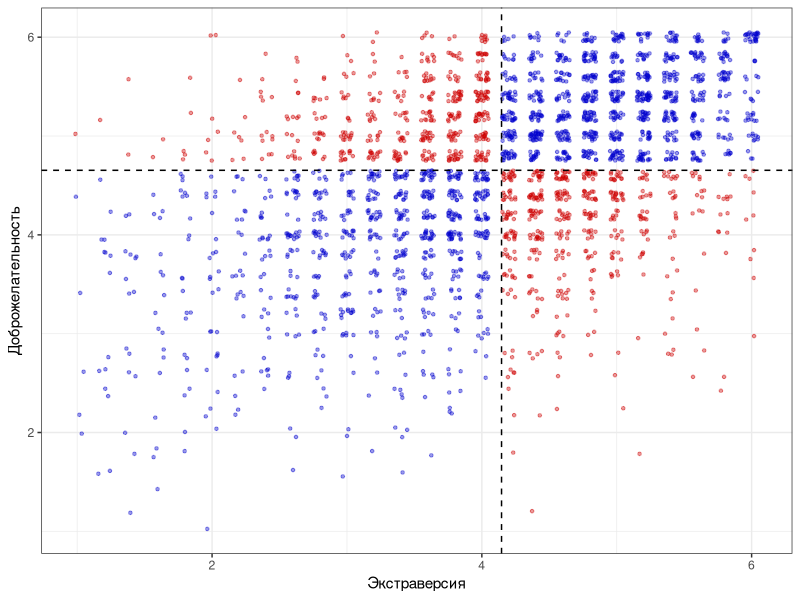
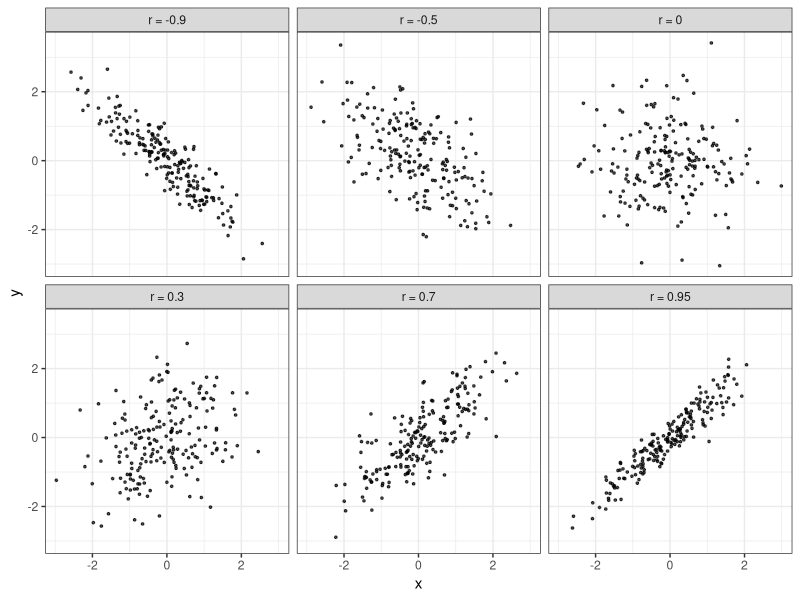
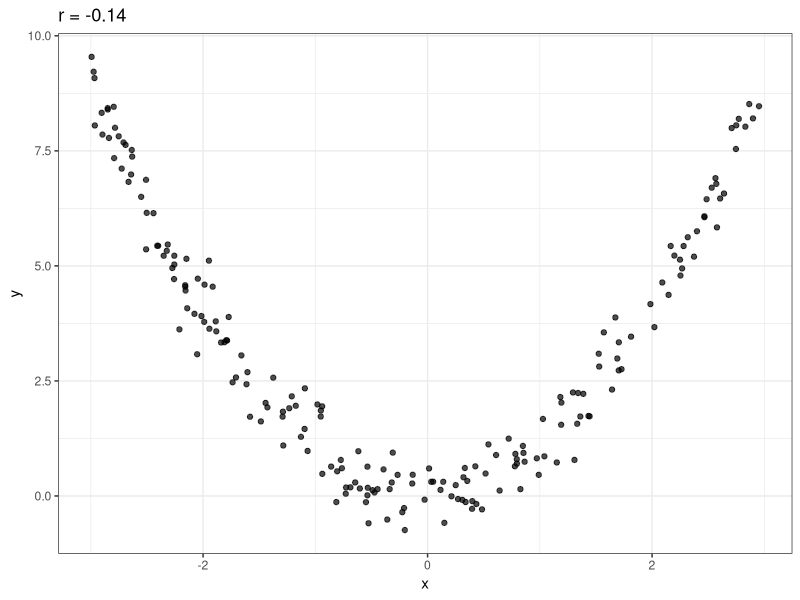
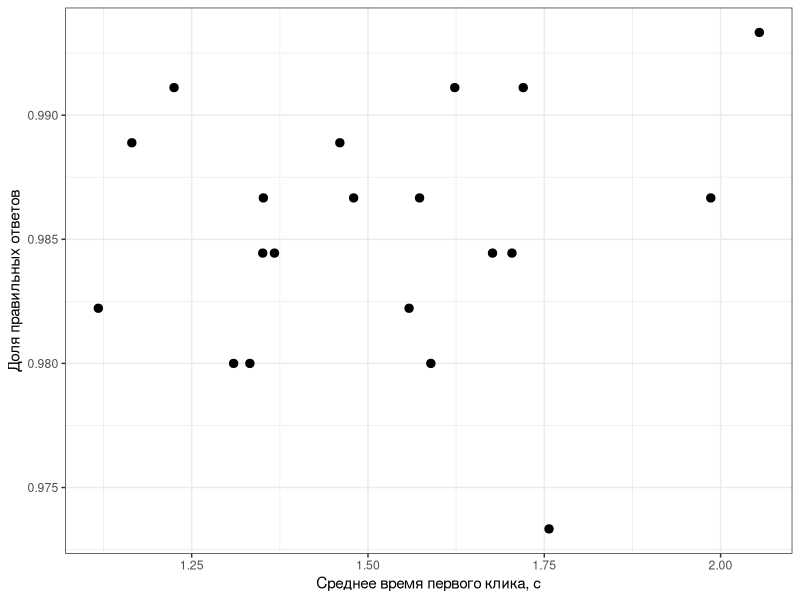
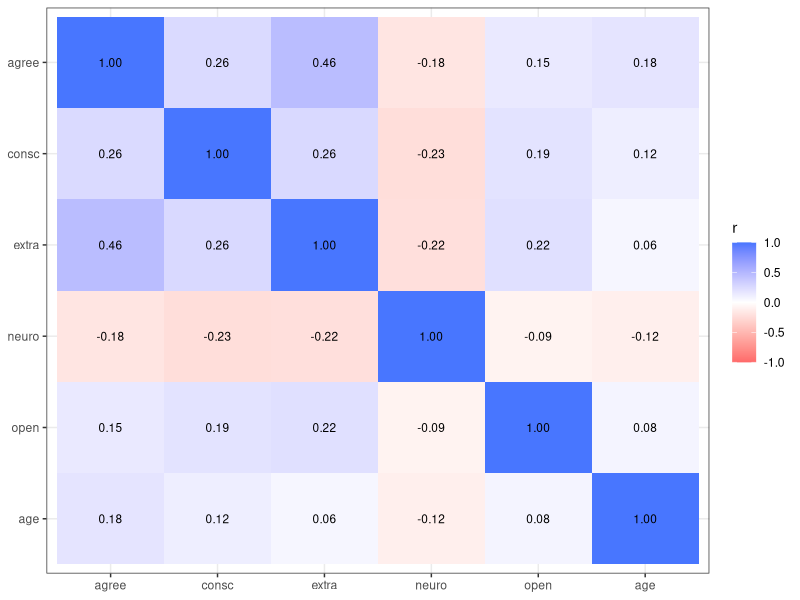

Recreate these plots in R, in order.
## ---- chunk 1
knitr::opts_chunk$set(echo = TRUE, eval = TRUE, warning = FALSE, message = FALSE, error = FALSE,
                      fig.height = 3.6, fig.width = 6.5)
## ---- chunk 2
library(tidyverse)
theme_set(theme_bw())
## ---- chunk 3
share <- read_csv("data/sharexp/share_clean.csv", show_col_types = FALSE)
## ---- chunk 4
keys <- list(agree = c("-A1", "A2", "A3", "A4", "A5"),
             consc = c("C1", "C2", "C3", "-C4", "-C5"),
             extra = c("-E1", "-E2", "E3", "E4", "E5"),
             neuro = c("N1", "N2", "N3", "N4", "N5"),
             open  = c("O1", "-O2", "O3", "O4", "-O5"))

bfi_scores <- psych::scoreItems(keys, psych::bfi[, 1:25], min = 1, max = 6)$scores |>
  as_tibble() |>
  mutate(age = psych::bfi$age,
         gender = factor(psych::bfi$gender, labels = c("м", "ж")))

bfi_scores
## ---- chunk 5
#| label: fig-cov-quadrants
#| fig-cap: "Экстраверсия и доброжелательность. Пунктир --- средние значения; синие точки --- совместные отклонения в одну сторону, красные --- в разные"
bfi_scores |>
  mutate(same_dir = (extra - mean(extra)) * (agree - mean(agree)) > 0) |>
  ggplot(aes(extra, agree, colour = same_dir)) +
  geom_jitter(alpha = 0.4, size = 0.9, width = 0.05, height = 0.05) +
  geom_vline(xintercept = mean(bfi_scores$extra), linetype = "dashed") +
  geom_hline(yintercept = mean(bfi_scores$agree), linetype = "dashed") +
  scale_colour_manual(values = c(`TRUE` = "blue3", `FALSE` = "red3")) +
  guides(colour = "none") +
  labs(x = "Экстраверсия", y = "Доброжелательность")
## ---- chunk 6
cov(bfi_scores$extra, bfi_scores$agree)

# то же самое «руками»
x <- bfi_scores$extra; y <- bfi_scores$agree
sum((x - mean(x)) * (y - mean(y))) / (length(x) - 1)
## ---- chunk 7
cov(x, y)           # шкалы 1–6
cov(x * 10, y)      # если экстраверсию измерить по шкале 10–60
## ---- chunk 8
cor(bfi_scores$extra, bfi_scores$agree)
cor(x * 10, y)       # не изменилась
## ---- chunk 9
#| label: fig-cor-examples
#| fig-cap: "Облака точек при разных значениях коэффициента корреляции"
#| fig-height: 4.5
set.seed(2026)
make_cor <- function(r, n = 200) {
  MASS::mvrnorm(n, mu = c(0, 0), Sigma = matrix(c(1, r, r, 1), 2)) |>
    as_tibble(.name_repair = ~ c("x", "y")) |>
    mutate(r = paste("r =", r))
}

map(c(-0.9, -0.5, 0, 0.3, 0.7, 0.95), make_cor) |>
  list_rbind() |>
  mutate(r = fct_inorder(r)) |>
  ggplot(aes(x, y)) +
  geom_point(size = 0.6, alpha = 0.7) +
  facet_wrap(~ r)
## ---- chunk 10
#| label: fig-nonlinear
#| fig-cap: "Функциональная нелинейная связь с нулевой корреляцией"
#| fig-height: 3
set.seed(2026)
nl <- tibble(x = runif(200, -3, 3), y = x^2 + rnorm(200, sd = 0.5))

nl |>
  ggplot(aes(x, y)) +
  geom_point(alpha = 0.7) +
  labs(title = paste("r =", round(cor(nl$x, nl$y), 2)))
## ---- chunk 11
cor.test(bfi_scores$extra, bfi_scores$agree)
## ---- chunk 12
r <- cor(x, y); n <- length(x)
z <- atanh(r)
se_z <- 1 / sqrt(n - 3)

tanh(z + c(-1, 1) * qnorm(0.975) * se_z)
## ---- chunk 13
cor.test(bfi_scores$open, bfi_scores$age)[c("estimate", "p.value")]
## ---- chunk 14
cor(bfi_scores$extra, bfi_scores$agree, method = "pearson")
cor(bfi_scores$extra, bfi_scores$agree, method = "spearman")
cor(bfi_scores$extra, bfi_scores$agree, method = "kendall")
## ---- chunk 15
#| label: fig-speed-accuracy
#| fig-cap: "Скорость и точность у 20 испытуемых"
id_stat <- share |>
  summarise(mean_time = mean(time1), accuracy = mean(correct), .by = id)

id_stat |>
  ggplot(aes(mean_time, accuracy)) +
  geom_point(size = 2.5) +
  labs(x = "Среднее время первого клика, с", y = "Доля правильных ответов")
## ---- chunk 16
cor.test(id_stat$mean_time, id_stat$accuracy, method = "pearson")
cor.test(id_stat$mean_time, id_stat$accuracy, method = "spearman")
## ---- chunk 17
bfi_scores |>
  select(agree:open, age) |>
  cor() |>
  round(2)
## ---- chunk 18
#| label: fig-cor-heatmap
#| fig-cap: "Корреляционная матрица шкал Big Five и возраста"
cor_mat <- bfi_scores |> select(agree:open, age) |> cor()

cor_mat |>
  as_tibble(rownames = "var1") |>
  pivot_longer(-var1, names_to = "var2", values_to = "r") |>
  mutate(var1 = fct_inorder(var1), var2 = factor(var2, levels = rev(levels(var1)))) |>
  ggplot(aes(var1, var2, fill = r)) +
  geom_tile() +
  geom_text(aes(label = sprintf("%.2f", r)), size = 3) +
  scale_fill_gradient2(low = "indianred1", mid = "white", high = "royalblue1", limits = c(-1, 1)) +
  labs(x = NULL, y = NULL, fill = "r")
## ---- chunk 19
ct <- psych::corr.test(select(bfi_scores, agree:open, age), adjust = "holm")
round(ct$p, 3)   # выше диагонали -- p-value с поправкой Холма, ниже -- без неё
## ---- chunk 20
set.seed(2026)
kids <- tibble(age = runif(300, 6, 12)) |>
  mutate(shoe = 24 + 1.6 * (age - 6) + rnorm(300, sd = 1.2),     # размер обуви
         reading = 20 + 8 * (age - 6) + rnorm(300, sd = 8))      # баллы по чтению
cor(kids$shoe, kids$reading)
## ---- chunk 21
r_xy <- cor(kids$shoe, kids$reading)
r_xz <- cor(kids$shoe, kids$age)
r_yz <- cor(kids$reading, kids$age)

(r_xy - r_xz * r_yz) / sqrt((1 - r_xz^2) * (1 - r_yz^2))
## ---- chunk 22
bfi_scores |>
  mutate(female = as.numeric(gender == "ж")) |>
  summarise(r = cor(female, agree))
